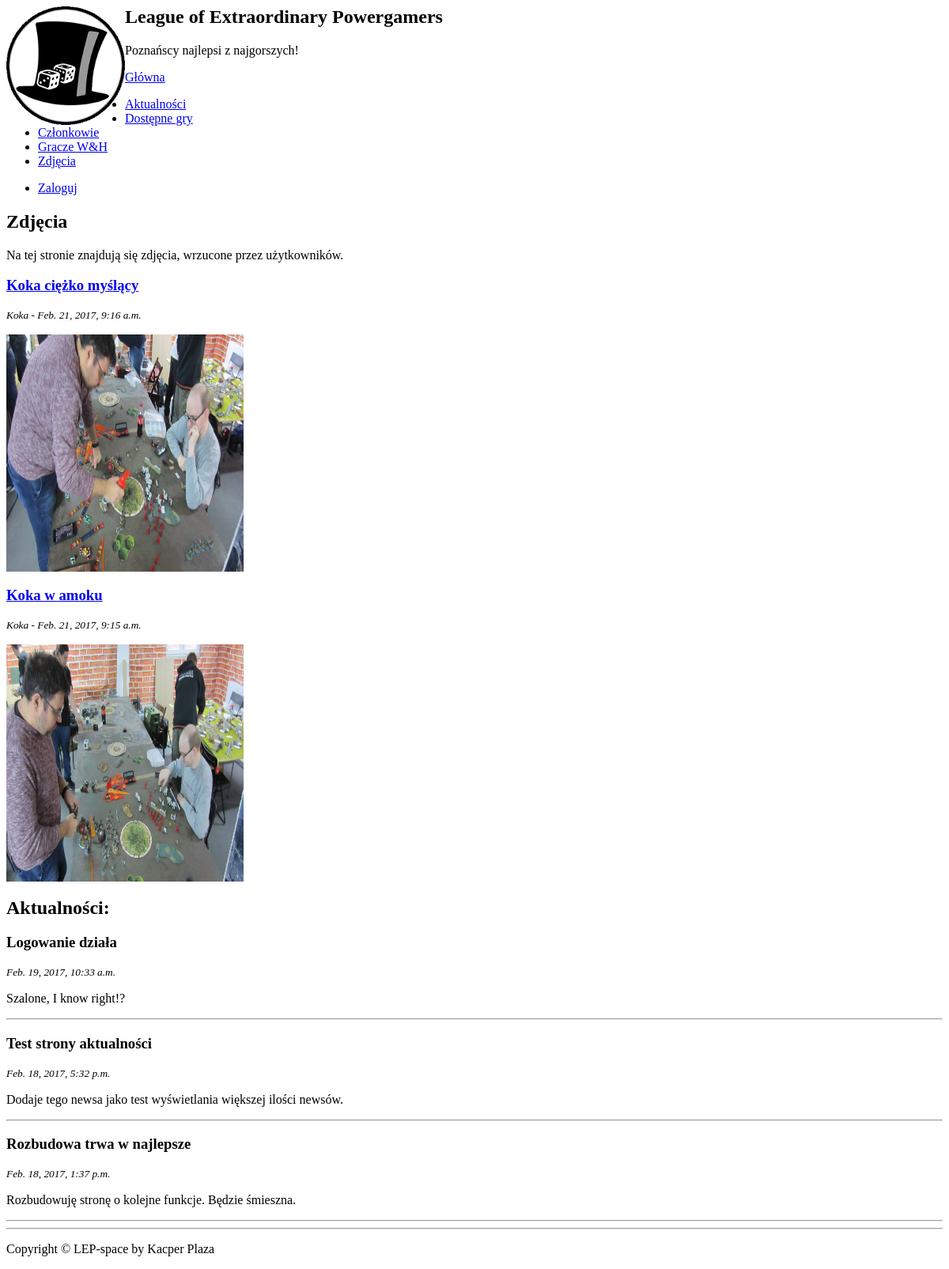
/photos/, run on the app's committed database.
### lep/models.py (models this page shows, shortened)
class Photo(models.Model):
    title = models.CharField('title', max_length=255)
    image = StdImageField(upload_to='media/img', variations={
        'thumbnail': {'width': 100, 'height': 100}
    })
    author = models.ForeignKey(User, related_name='arts', verbose_name='author')
    created = models.DateTimeField('created', auto_now_add=True)

class News(models.Model):
    class Meta:
        verbose_name = 'news'
        verbose_name_plural = 'news'
    title = models.CharField('title', max_length=255)
    text = models.TextField('text')
    author = models.ForeignKey(User, related_name='news', verbose_name='author')
    created = models.DateTimeField('created', auto_now_add=True)

### lep/views.py (the view)
# urls.py: url(r'^photos/', lep_views.photos, name='photos'),
def photos(request):
    news_list = News.objects.order_by('-created').all()[:3]
    photo_list = Photo.objects.order_by('-created').all()
    template = loader.get_template("photos.html")
    context = {
        'news_list': news_list,
        'photo_list': photo_list,
    }
    return HttpResponse(template.render(context,request))

### lep/templates/photos.html (shortened to what this page needs)
{% extends 'base.html' %}
{% load i18n %}
{% load staticfiles %}
{% load bootstrap3 %}
{% load bootstrap_themes %}
{% block bootstrap3_page_content %}
<div class="container-fluid">
  <div class="row-fluid">
    <div class="col-sm-6">
      <h2>Zdjęcia</h2>
      <p>Na tej stronie znajdują się zdjęcia, wrzucone przez użytkowników.</p>
        {% for photo in photo_list %}
        <a href="{{MEDIA_URL}}{{photo.image}}"><h3>{{photo.title}}</h3></a>
              <p><small><i>{{photo.author}} - {{photo.created}}</i></small></p>
        <img src="{{MEDIA_URL}}{{photo.image}}" height="300" width="300"/>
                {% endfor %}
    </div>
    <div class="col-sm-6">
      <h2>Aktualności:</h2>
            {% for news in news_list %}
              <h3>{{news.title}}</h3>
                <p><small><i>{{news.created}}</i></small></p>
              <p>{{news.text}}</p>
                              <hr>
            {% endfor %}
    </div>
  </div>
</div>
{% endblock %}

### lep/templates/base.html (shortened to what this page needs)
{% load i18n %}
{% load staticfiles %}
{% load bootstrap3 %}
{% load bootstrap_themes %}
{% block bootstrap3_extra_head_2 %}
<link href="{% static 'style.css' %}" rel="stylesheet"/>
<link href="{% static 'bootstrap-social.css' %}" rel="stylesheet"/>
<div class="jumbotron text-left">
        <img src="{% static "lep.png" %}"  style="float:left" />
  <h2><b>League of Extraordinary Powergamers</b></h2>
  <p>Poznańscy najlepsi z najgorszych!</p>
</div>
<nav class="navbar navbar-default">
    <div class="container-fluid">
        <div class="navbar-header">
            <a class="navbar-brand" href="/index/">Główna</a>
        </div>
        <div class="collapse navbar-collapse" id="bs-example-navbar-collapse-1">
          <ul class="nav navbar-nav navbar-left">
              <li><a href="/news/">Aktualności</a></li>
              <li><a href="/available_games/">Dostępne gry</a></li>
              <li><a href="/members/">Członkowie</a></li>
              <li><a href="/warmachine_players">Gracze W&H</a></li>
              <li><a href="/photos">Zdjęcia</a></li>
              </ul>
          <ul class="nav navbar-nav navbar-right">
              {% if user.is_authenticated %}
              <li><a href="/add_game/">Dodaj grę</a></li>
              <li><a href="/add_photo/">Dodaj zdjęcie</a></li>
              <li><a href="/account/">Konto {{user.username}}</a></li>
              <li><a href="/accounts/logout">Wyloguj</a></li>
              {% else %}
              <li><a href="/accounts/login">Zaloguj</a></li>
              {% endif %}
            </ul>
        </div>
    </div>
</nav>
{% endblock %}
{% block bootstrap3_page_content %}
{% endblock %}
{% block bootstrap3_page_footer %}
    <div class="container-fluid">
        <hr>
        <footer>
            <div class="row">
                <div class="col-lg-6">
                    <p>Copyright &copy; LEP-space by Kacper Plaza</p>
                </div>
            </div>
        </footer>
    </div>
{% endblock %}

### lep/static/style.css (style rules this page uses)
.text-left { border-color: #000000; margin: 0 0 0 0; }
.navbar-default { margin: 0 0 0 0; }

### data on the page
Photo: title "Koka ciężko myślący", author "Koka", created "Feb. 21, 2017, 9:16 a.m.", image (picture)
Photo: title "Koka w amoku", author "Koka", created "Feb. 21, 2017, 9:15 a.m.", image (picture)
News: title "Logowanie działa", created "Feb. 19, 2017, 10:33 a.m.", text "Szalone, I know right!?"
News: title "Test strony aktualności", created "Feb. 18, 2017, 5:32 p.m.", text "Dodaje tego newsa jako test wyświetlania większej ilości newsów."
News: title "Rozbudowa trwa w najlepsze", created "Feb. 18, 2017, 1:37 p.m.", text "Rozbudowuję stronę o kolejne funkcje. Będzie śmieszna."
